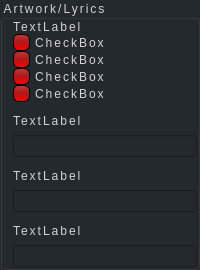
                   <widget class="QGroupBox" name="groupBox_18">
                    <property name="minimumSize">
                     <size>
                      <width>0</width>
                      <height>270</height>
                     </size>
                    </property>
                    <property name="styleSheet">
                     <string notr="true">background-color: #24292E ;
font: 10pt &quot;MS Shell Dlg 2&quot;;
letter-spacing: 2px;
word-spacing: 1.4px;
color: #D0D4D9;
</string>
                    </property>
                    <property name="title">
                     <string>Artwork/Lyrics</string>
                    </property>
                    <property name="flat">
                     <bool>true</bool>
                    </property>
                    <property name="checkable">
                     <bool>false</bool>
                    </property>
                    <layout class="QGridLayout" name="gridLayout_32">
                     <property name="leftMargin">
                      <number>10</number>
                     </property>
                     <property name="topMargin">
                      <number>0</number>
                     </property>
                     <property name="rightMargin">
                      <number>0</number>
                     </property>
                     <property name="bottomMargin">
                      <number>0</number>
                     </property>
                     <property name="horizontalSpacing">
                      <number>0</number>
                     </property>
                     <item row="0" column="0">
                      <layout class="QGridLayout" name="gridLayout_31">
                       <property name="horizontalSpacing">
                        <number>0</number>
                       </property>
                       <property name="verticalSpacing">
                        <number>4</number>
                       </property>
                       <item row="2" column="0">
                        <layout class="QVBoxLayout" name="verticalLayout_11">
                         <item>
                          <widget class="QLabel" name="label_21">
                           <property name="text">
                            <string>TextLabel</string>
                           </property>
                          </widget>
                         </item>
                         <item>
                          <widget class="QLineEdit" name="lineEdit_13"/>
                         </item>
                        </layout>
                       </item>
                       <item row="3" column="0">
                        <layout class="QVBoxLayout" name="verticalLayout_12">
                         <item>
                          <widget class="QLabel" name="label_22">
                           <property name="text">
                            <string>TextLabel</string>
                           </property>
                          </widget>
                         </item>
                         <item>
                          <widget class="QLineEdit" name="lineEdit_14"/>
                         </item>
                        </layout>
                       </item>
                       <item row="0" column="0">
                        <layout class="QVBoxLayout" name="verticalLayout_13">
                         <item>
                          <widget class="QLabel" name="label_23">
                           <property name="text">
                            <string>TextLabel</string>
                           </property>
                          </widget>
                         </item>
                         <item>
                          <widget class="QCheckBox" name="checkBox_42">
                           <property name="styleSheet">
                            <string notr="true">QCheckBox {
    spacing: 5px;
}
QCheckBox::indicator {
    width: 13px;
    height: 13px;
}
QCheckBox::indicator:unchecked {
background-color: qlineargradient(spread:reflect, x1:0.54, y1:1, x2:0.534, y2:0, stop:0 rgba(255, 0, 0, 255), stop:0.528409 rgba(173, 25, 25, 255), stop:1 rgba(187, 60, 60, 255));
border-style: outset;
border-width: 1px;
border-radius: 6px;
border-color: #000000;
min-width: 1em;
padding: 1px;
}
QCheckBox::indicator:checked {
background-color: qlineargradient(spread:reflect, x1:0.54, y1:1, x2:0.534, y2:0, stop:0 rgba(0, 255, 18, 255), stop:0.306818 rgba(10, 171, 24, 255), stop:0.636364 rgba(25, 173, 41, 255), stop:0.994318 rgba(33, 104, 47, 255));
border-style: outset;
border-width: 1px;
border-radius: 6px;
border-color: #000000;
min-width: 1em;
padding: 1px;
}</string>
                           </property>
                           <property name="text">
                            <string>CheckBox</string>
                           </property>
                          </widget>
                         </item>
                         <item>
                          <widget class="QCheckBox" name="checkBox_43">
                           <property name="styleSheet">
                            <string notr="true">QCheckBox {
    spacing: 5px;
}
QCheckBox::indicator {
    width: 13px;
    height: 13px;
}
QCheckBox::indicator:unchecked {
background-color: qlineargradient(spread:reflect, x1:0.54, y1:1, x2:0.534, y2:0, stop:0 rgba(255, 0, 0, 255), stop:0.528409 rgba(173, 25, 25, 255), stop:1 rgba(187, 60, 60, 255));
border-style: outset;
border-width: 1px;
border-radius: 6px;
border-color: #000000;
min-width: 1em;
padding: 1px;
}
QCheckBox::indicator:checked {
background-color: qlineargradient(spread:reflect, x1:0.54, y1:1, x2:0.534, y2:0, stop:0 rgba(0, 255, 18, 255), stop:0.306818 rgba(10, 171, 24, 255), stop:0.636364 rgba(25, 173, 41, 255), stop:0.994318 rgba(33, 104, 47, 255));
border-style: outset;
border-width: 1px;
border-radius: 6px;
border-color: #000000;
min-width: 1em;
padding: 1px;
}</string>
                           </property>
                           <property name="text">
                            <string>CheckBox</string>
                           </property>
                          </widget>
                         </item>
                         <item>
                          <widget class="QCheckBox" name="checkBox_44">
                           <property name="styleSheet">
                            <string notr="true">QCheckBox {
    spacing: 5px;
}
QCheckBox::indicator {
    width: 13px;
    height: 13px;
}
QCheckBox::indicator:unchecked {
background-color: qlineargradient(spread:reflect, x1:0.54, y1:1, x2:0.534, y2:0, stop:0 rgba(255, 0, 0, 255), stop:0.528409 rgba(173, 25, 25, 255), stop:1 rgba(187, 60, 60, 255));
border-style: outset;
border-width: 1px;
border-radius: 6px;
border-color: #000000;
min-width: 1em;
padding: 1px;
}
QCheckBox::indicator:checked {
background-color: qlineargradient(spread:reflect, x1:0.54, y1:1, x2:0.534, y2:0, stop:0 rgba(0, 255, 18, 255), stop:0.306818 rgba(10, 171, 24, 255), stop:0.636364 rgba(25, 173, 41, 255), stop:0.994318 rgba(33, 104, 47, 255));
border-style: outset;
border-width: 1px;
border-radius: 6px;
border-color: #000000;
min-width: 1em;
padding: 1px;
}</string>
                           </property>
                           <property name="text">
                            <string>CheckBox</string>
                           </property>
                          </widget>
                         </item>
                         <item>
                          <widget class="QCheckBox" name="checkBox_45">
                           <property name="styleSheet">
                            <string notr="true">QCheckBox {
    spacing: 5px;
}
QCheckBox::indicator {
    width: 13px;
    height: 13px;
}
QCheckBox::indicator:unchecked {
background-color: qlineargradient(spread:reflect, x1:0.54, y1:1, x2:0.534, y2:0, stop:0 rgba(255, 0, 0, 255), stop:0.528409 rgba(173, 25, 25, 255), stop:1 rgba(187, 60, 60, 255));
border-style: outset;
border-width: 1px;
border-radius: 6px;
border-color: #000000;
min-width: 1em;
padding: 1px;
}
QCheckBox::indicator:checked {
background-color: qlineargradient(spread:reflect, x1:0.54, y1:1, x2:0.534, y2:0, stop:0 rgba(0, 255, 18, 255), stop:0.306818 rgba(10, 171, 24, 255), stop:0.636364 rgba(25, 173, 41, 255), stop:0.994318 rgba(33, 104, 47, 255));
border-style: outset;
border-width: 1px;
border-radius: 6px;
border-color: #000000;
min-width: 1em;
padding: 1px;
}</string>
                           </property>
                           <property name="text">
                            <string>CheckBox</string>
                           </property>
                          </widget>
                         </item>
                        </layout>
                       </item>
                       <item row="1" column="0">
                        <layout class="QVBoxLayout" name="verticalLayout_14">
                         <item>
                          <widget class="QLabel" name="label_24">
                           <property name="text">
                            <string>TextLabel</string>
                           </property>
                          </widget>
                         </item>
                         <item>
                          <widget class="QLineEdit" name="lineEdit_15"/>
                         </item>
                        </layout>
                       </item>
                      </layout>
                     </item>
                    </layout>
                   </widget>
